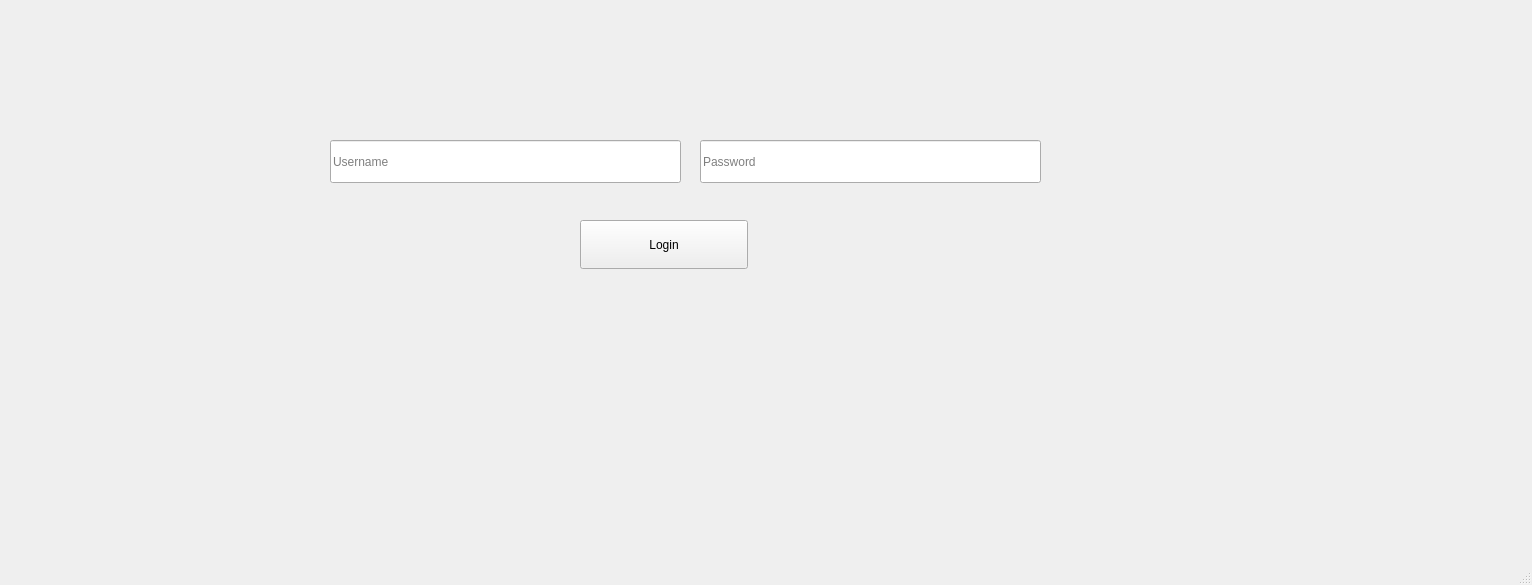
<?xml version="1.0" encoding="UTF-8"?>
<ui version="4.0">
 <class>LoginWindow</class>
 <widget class="QMainWindow" name="LoginWindow">
  <property name="geometry">
   <rect>
    <x>0</x>
    <y>0</y>
    <width>1532</width>
    <height>585</height>
   </rect>
  </property>
  <property name="windowTitle">
   <string>MainWindow</string>
  </property>
  <widget class="QWidget" name="centralwidget">
   <widget class="QPushButton" name="pushButton">
    <property name="geometry">
     <rect>
      <x>580</x>
      <y>220</y>
      <width>168</width>
      <height>49</height>
     </rect>
    </property>
    <property name="text">
     <string>Login</string>
    </property>
   </widget>
   <widget class="QLineEdit" name="loginUsername">
    <property name="geometry">
     <rect>
      <x>330</x>
      <y>140</y>
      <width>351</width>
      <height>43</height>
     </rect>
    </property>
    <property name="placeholderText">
     <string>Username</string>
    </property>
   </widget>
   <widget class="QLineEdit" name="loginPassword">
    <property name="geometry">
     <rect>
      <x>700</x>
      <y>140</y>
      <width>341</width>
      <height>43</height>
     </rect>
    </property>
    <property name="text">
     <string comment="*"/>
    </property>
    <property name="echoMode">
     <enum>QLineEdit::Password</enum>
    </property>
    <property name="placeholderText">
     <string>Password</string>
    </property>
   </widget>
  </widget>
  <widget class="QStatusBar" name="loginStatusBar"/>
 </widget>
 <resources/>
 <connections/>
</ui>
